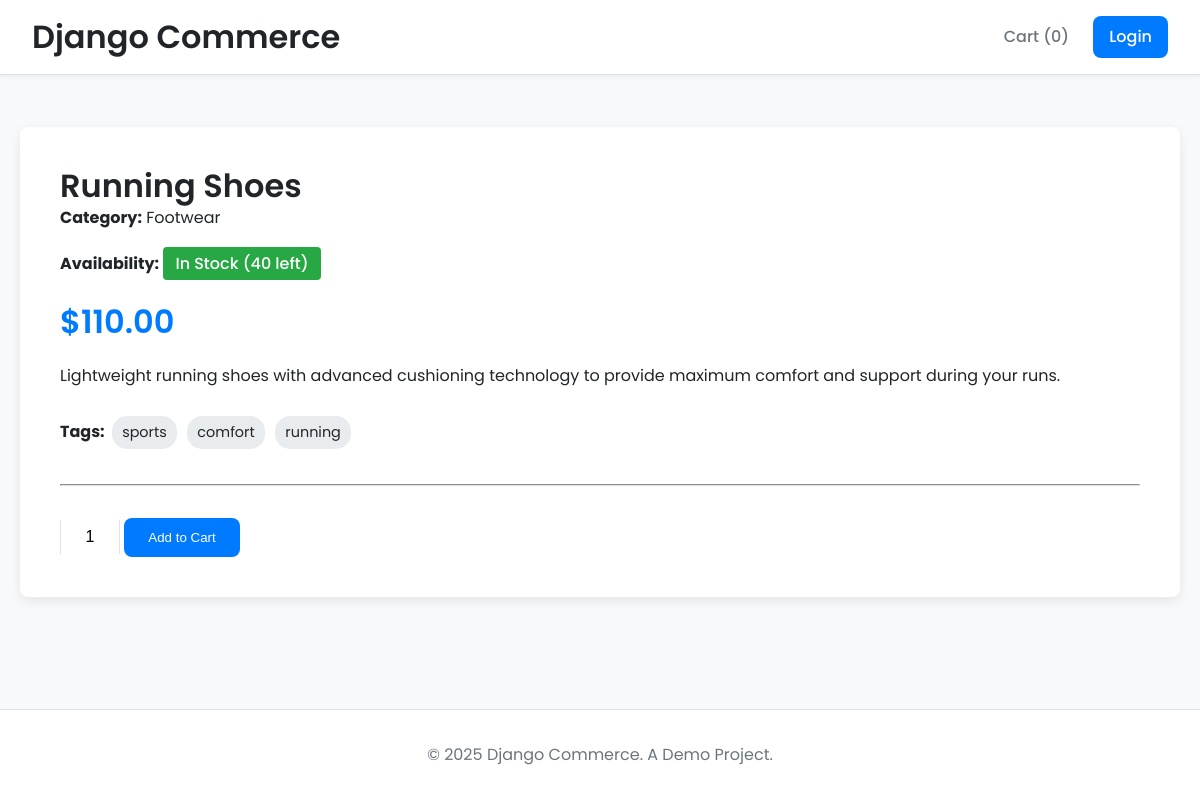
/product/5/, run on the app's committed database.
### shop/models.py (models this page shows, shortened)
class Product(models.Model):
    name = models.CharField(max_length=200)
    category = models.CharField(max_length=100)
    price = models.DecimalField(max_digits=10, decimal_places=2)
    tags = models.ManyToManyField(Tag, related_name='products')
    description = models.TextField(blank=True, null=True)
    stock = models.PositiveIntegerField(default=10) # Using PositiveIntegerField for stock
    image = models.ImageField(upload_to='products/', blank=True, null=True)

class Tag(models.Model):
    name = models.CharField(max_length=50, unique=True)

### shop/views.py (the view)
# urls.py: path('product/<int:pk>/', views.product_detail, name='product_detail'),
def product_detail(request, pk):
    product = get_object_or_404(Product, pk=pk)
    form = AddToCartForm()
    if request.user.is_authenticated:
        Interaction.objects.update_or_create(user=request.user, product=product, action=Interaction.Action.VIEW)
    similar_items = similar_products(product.id, k=4)
    return render(request, 'shop/product_detail.html', {'product': product, 'form': form, 'similar_items': similar_items})

### shop/forms.py
class AddToCartForm(forms.Form):
    quantity = forms.IntegerField(
        min_value=1,
        initial=1,
        widget=forms.NumberInput(attrs={'class': 'quantity-input'})
    )

### shop/recommender/content.py (called while the page is built)
def similar_products(product_id: int, k: int = 5):
    matrix, product_map = get_product_tag_matrix()
    if not product_map or product_id not in product_map:
        return Product.objects.none()
    product_idx = product_map.get(product_id)
    if product_idx is None:
        return Product.objects.none()
    target_vector = matrix[product_idx, :].reshape(1, -1)
    similar_indices = SIMILARITY_FUNCTION(matrix, target_vector, k=k + 1)
    inverse_product_map = {v: k for k, v in product_map.items()}
    similar_product_ids = [inverse_product_map[i] for i in similar_indices if i != product_idx][:k]
    return Product.objects.filter(id__in=similar_product_ids)

### shop/services.py (called while the page is built)
def cart_context(request):
    return {'cart': Cart(request)}

    def get_total_items(self):
        return sum(item['quantity'] for item in self.cart.values())

### shop/templates/shop/product_detail.html (shortened to what this page needs)
{% extends "shop/base.html" %}
{% block content %}
<div class="product-detail">
    <h1>{{ product.name }}</h1>
    <p class="category" style="margin-bottom: 1rem;"><strong>Category:</strong> {{ product.category }}</p>
    <p style="margin-bottom: 1rem;">
        <strong>Availability:</strong>
        {% if product.stock > 0 %}
            <span class="stock-status in-stock">In Stock ({{ product.stock }} left)</span>
        {% else %}
            <span class="stock-status out-of-stock">Out of Stock</span>
        {% endif %}
    </p>
    <p class="price" style="font-size: 2em; margin: 1rem 0; font-weight: 600; color: var(--primary-color);">${{ product.price }}</p>
    <div class="description" style="margin-bottom: 1.5rem;">
        <p>{{ product.description|linebreaks }}</p>
    </div>
    <div class="tags">
        <strong>Tags:</strong>
        {% for tag in product.tags.all %}
            <span>{{ tag.name }}</span>
        {% endfor %}
    </div>
    <hr style="margin: 2rem 0; border-color: var(--border-color);">
    <div style="display: flex; gap: 1rem; align-items: center;">
        <form action="{% url 'shop:add_to_cart' product.id %}" method="post" class="add-to-cart-form">
            {{ form.quantity }}
            <button type="submit" class="btn btn-primary" {% if product.stock <= 0 %}disabled{% endif %}>
                {% if product.stock > 0 %}Add to Cart{% else %}Out of Stock{% endif %}
            </button>
        </form>
    </div>
</div>
{% endblock %}

### shop/static/shop/styles.css (style rules this page uses)
:root { --primary-color: #007bff; --primary-hover: #0056b3; --secondary-color: #6c757d; --success-color: #28a745; --danger-color: #dc3545; --background-color: #f8f9fa; --surface-color: #ffffff; --text-color: #212529; --text-muted: #6c757d; --border-color: #dee2e6; --font-family: 'Poppins', sans-serif; --border-radius: 8px; --box-shadow: 0 4px 12px rgba(0, 0, 0, 0.08); --transition-speed: 0.3s ease; }
*, *::before, *::after { box-sizing: border-box; margin: 0; padding: 0; }
html { height: 100%; }
body { display: flex; flex-direction: column; min-height: 100%; font-family: var(--font-family); background-color: var(--background-color); color: var(--text-color); line-height: 1.6; }
h1, h2, h3 { font-weight: 600; line-height: 1.2; }
.btn { display: inline-block; padding: 0.75rem 1.5rem; border: none; border-radius: var(--border-radius); cursor: pointer; font-weight: 500; text-align: center; transition: all var(--transition-speed); }
.btn-primary { background-color: var(--primary-color); color: #fff; }
.quantity-input { width: 60px; padding: 0.5rem; text-align: center; border: none; border-left: 1px solid var(--border-color); border-right: 1px solid var(--border-color); font-size: 1rem; font-weight: 500; -moz-appearance: textfield; }
.product-detail { background: var(--surface-color); padding: 2.5rem; border-radius: var(--border-radius); box-shadow: var(--box-shadow); }
.stock-status { font-weight: 500; padding: 0.25rem 0.75rem; border-radius: 4px; color: #fff; display: inline-block; }
.in-stock { background-color: var(--success-color); }
.tags span { background-color: #e9ecef; padding: 5px 10px; border-radius: 15px; font-size: 0.9em; margin: 0.2rem; display: inline-block; }

### data on the page
Product: name "Running Shoes", category "Footwear", stock "40", price "110.00", description "Lightweight running shoes with advanced cushioning technology to provide maximum comfort and support during your runs."
Tag: name "sports"
Tag: name "comfort"
Tag: name "running"

### other printed values
{{ cart.get_total_items }} "0"
